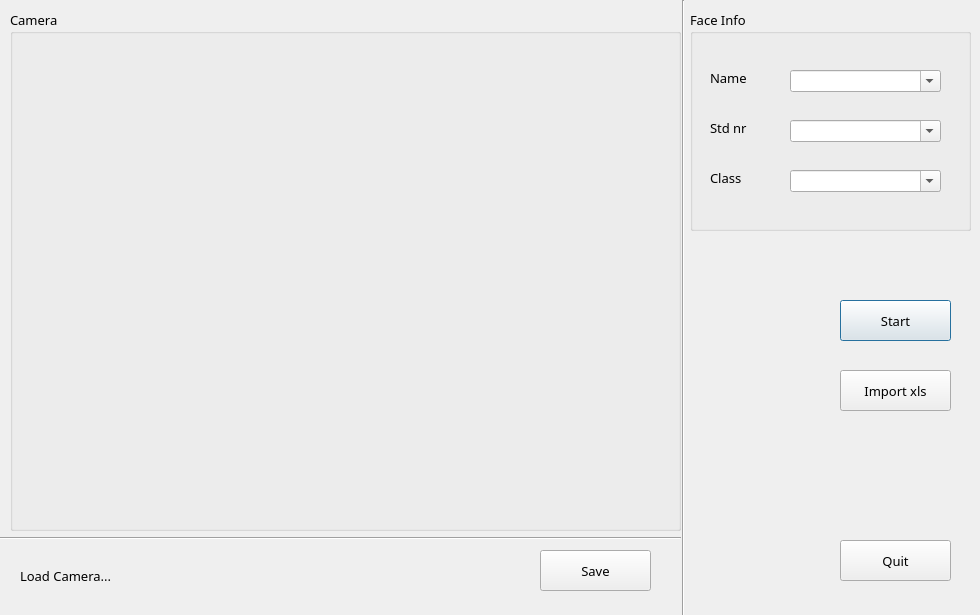
<?xml version="1.0" encoding="UTF-8"?>
<ui version="4.0">
 <class>Dialog</class>
 <widget class="QDialog" name="Dialog">
  <property name="geometry">
   <rect>
    <x>0</x>
    <y>0</y>
    <width>980</width>
    <height>615</height>
   </rect>
  </property>
  <property name="windowTitle">
   <string>Dialog</string>
  </property>
  <widget class="QGroupBox" name="groupBox">
   <property name="geometry">
    <rect>
     <x>10</x>
     <y>10</y>
     <width>671</width>
     <height>521</height>
    </rect>
   </property>
   <property name="font">
    <font>
     <family>微软雅黑</family>
     <pointsize>10</pointsize>
    </font>
   </property>
   <property name="title">
    <string>Camera</string>
   </property>
   <widget class="QLabel" name="label_4">
    <property name="geometry">
     <rect>
      <x>10</x>
      <y>30</y>
      <width>640</width>
      <height>480</height>
     </rect>
    </property>
    <property name="text">
     <string/>
    </property>
   </widget>
  </widget>
  <widget class="Line" name="line">
   <property name="geometry">
    <rect>
     <x>673</x>
     <y>0</y>
     <width>20</width>
     <height>621</height>
    </rect>
   </property>
   <property name="orientation">
    <enum>Qt::Vertical</enum>
   </property>
  </widget>
  <widget class="Line" name="line_2">
   <property name="geometry">
    <rect>
     <x>0</x>
     <y>530</y>
     <width>681</width>
     <height>16</height>
    </rect>
   </property>
   <property name="orientation">
    <enum>Qt::Horizontal</enum>
   </property>
  </widget>
  <widget class="QLabel" name="label">
   <property name="geometry">
    <rect>
     <x>20</x>
     <y>560</y>
     <width>411</width>
     <height>31</height>
    </rect>
   </property>
   <property name="font">
    <font>
     <family>微软雅黑</family>
     <pointsize>10</pointsize>
    </font>
   </property>
   <property name="text">
    <string>Load Camera...</string>
   </property>
  </widget>
  <widget class="QPushButton" name="pushButton">
   <property name="geometry">
    <rect>
     <x>840</x>
     <y>300</y>
     <width>111</width>
     <height>41</height>
    </rect>
   </property>
   <property name="font">
    <font>
     <family>微软雅黑</family>
     <pointsize>10</pointsize>
    </font>
   </property>
   <property name="text">
    <string>Start</string>
   </property>
  </widget>
  <widget class="QPushButton" name="pushButton_2">
   <property name="geometry">
    <rect>
     <x>840</x>
     <y>540</y>
     <width>111</width>
     <height>41</height>
    </rect>
   </property>
   <property name="font">
    <font>
     <family>微软雅黑</family>
     <pointsize>10</pointsize>
    </font>
   </property>
   <property name="text">
    <string>Quit</string>
   </property>
  </widget>
  <widget class="QPushButton" name="pushButton_3">
   <property name="geometry">
    <rect>
     <x>840</x>
     <y>370</y>
     <width>111</width>
     <height>41</height>
    </rect>
   </property>
   <property name="font">
    <font>
     <family>微软雅黑</family>
     <pointsize>10</pointsize>
    </font>
   </property>
   <property name="text">
    <string>Import xls</string>
   </property>
  </widget>
  <widget class="QPushButton" name="pushButton_4">
   <property name="geometry">
    <rect>
     <x>540</x>
     <y>550</y>
     <width>111</width>
     <height>41</height>
    </rect>
   </property>
   <property name="font">
    <font>
     <family>微软雅黑</family>
     <pointsize>10</pointsize>
    </font>
   </property>
   <property name="text">
    <string>Save</string>
   </property>
  </widget>
  <widget class="QGroupBox" name="groupBox_2">
   <property name="geometry">
    <rect>
     <x>690</x>
     <y>10</y>
     <width>281</width>
     <height>221</height>
    </rect>
   </property>
   <property name="font">
    <font>
     <family>微软雅黑</family>
     <pointsize>10</pointsize>
    </font>
   </property>
   <property name="title">
    <string>Face Info</string>
   </property>
   <widget class="QComboBox" name="comboBox">
    <property name="geometry">
     <rect>
      <x>100</x>
      <y>60</y>
      <width>151</width>
      <height>22</height>
     </rect>
    </property>
    <property name="editable">
     <bool>true</bool>
    </property>
   </widget>
   <widget class="QLabel" name="label_2">
    <property name="geometry">
     <rect>
      <x>20</x>
      <y>60</y>
      <width>72</width>
      <height>15</height>
     </rect>
    </property>
    <property name="text">
     <string>Name</string>
    </property>
   </widget>
   <widget class="QLabel" name="label_3">
    <property name="geometry">
     <rect>
      <x>20</x>
      <y>110</y>
      <width>61</width>
      <height>16</height>
     </rect>
    </property>
    <property name="text">
     <string>Std nr</string>
    </property>
   </widget>
   <widget class="QComboBox" name="comboBox_2">
    <property name="geometry">
     <rect>
      <x>100</x>
      <y>110</y>
      <width>151</width>
      <height>22</height>
     </rect>
    </property>
    <property name="editable">
     <bool>true</bool>
    </property>
    <property name="currentText">
     <string/>
    </property>
   </widget>
   <widget class="QLabel" name="label_5">
    <property name="geometry">
     <rect>
      <x>20</x>
      <y>160</y>
      <width>72</width>
      <height>15</height>
     </rect>
    </property>
    <property name="text">
     <string>Class</string>
    </property>
   </widget>
   <widget class="QComboBox" name="comboBox_3">
    <property name="geometry">
     <rect>
      <x>100</x>
      <y>160</y>
      <width>151</width>
      <height>22</height>
     </rect>
    </property>
    <property name="editable">
     <bool>true</bool>
    </property>
    <property name="currentText">
     <string/>
    </property>
   </widget>
  </widget>
 </widget>
 <resources/>
 <connections/>
</ui>
